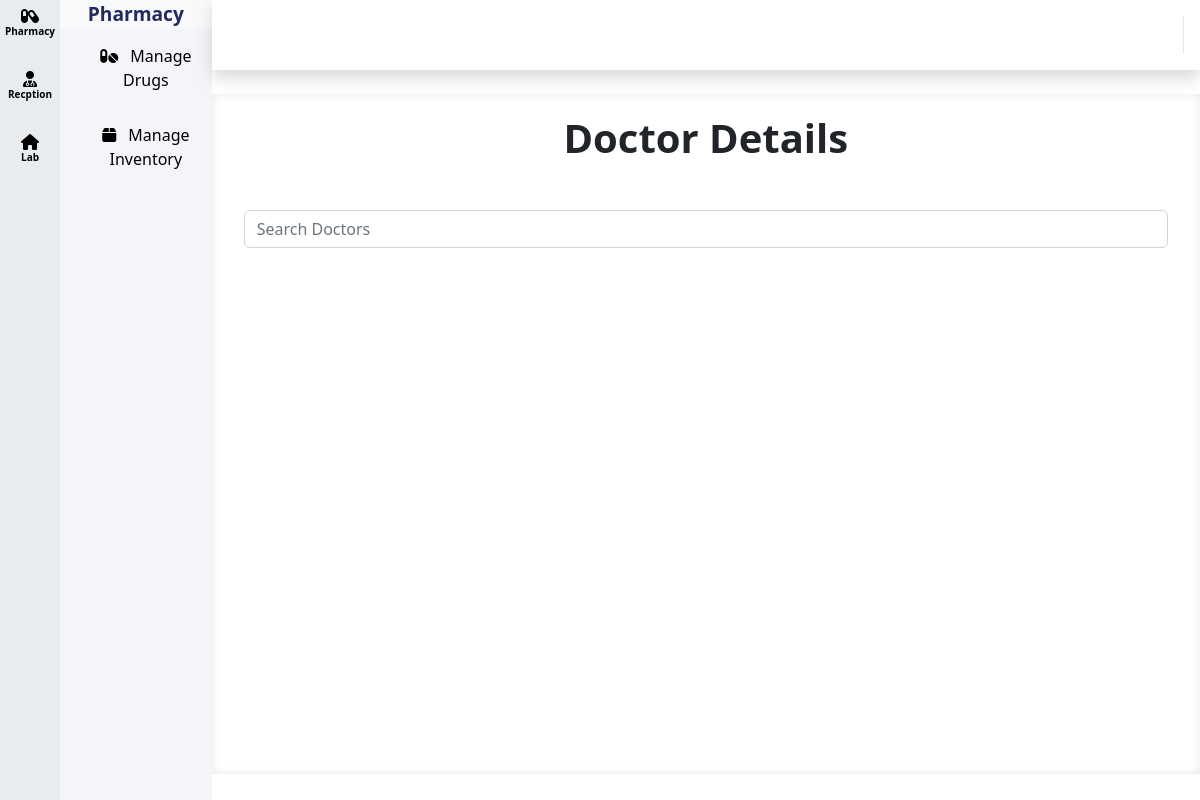
Before: /modules/staff/views/doctors_list.php with the older database file.
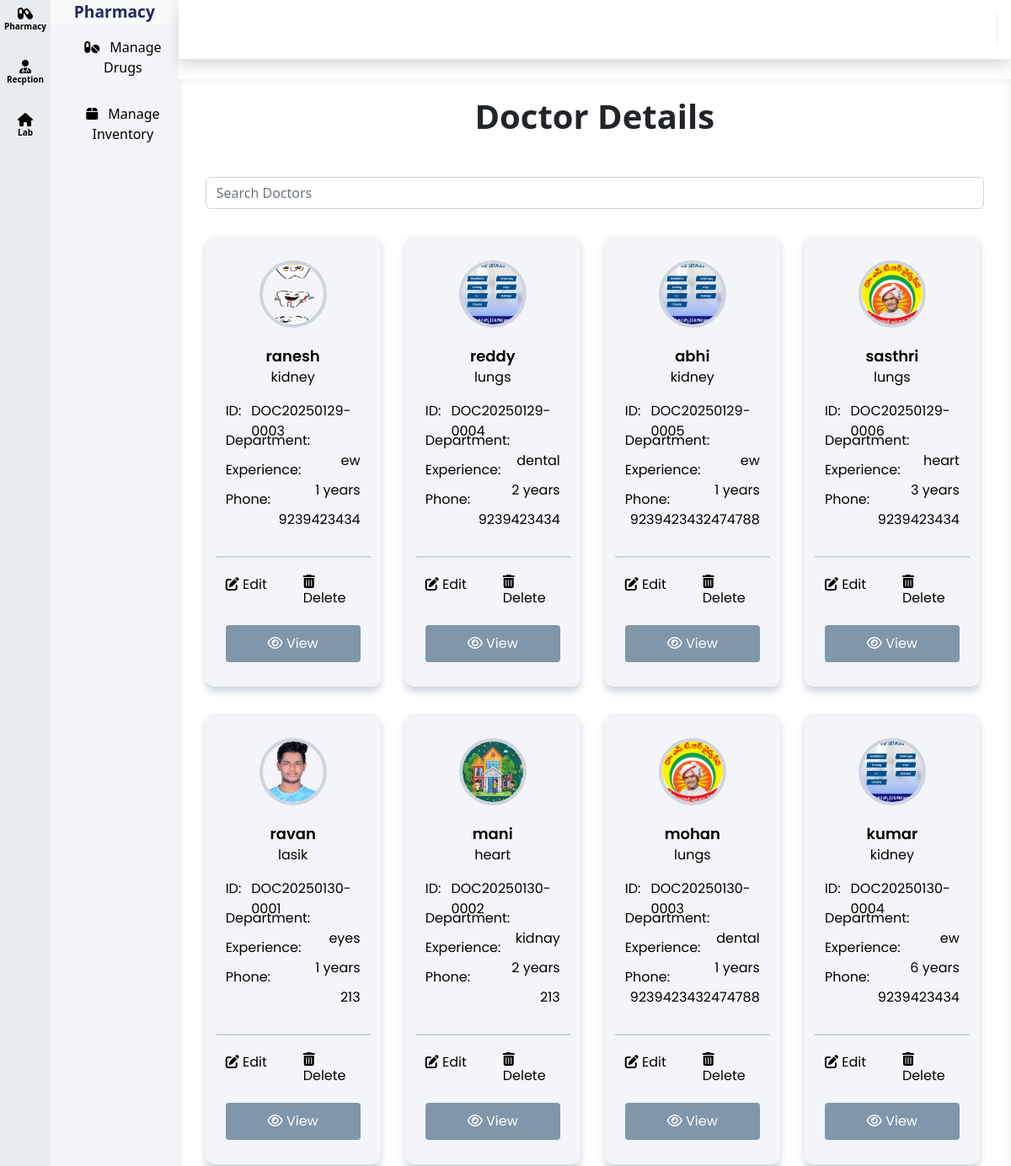
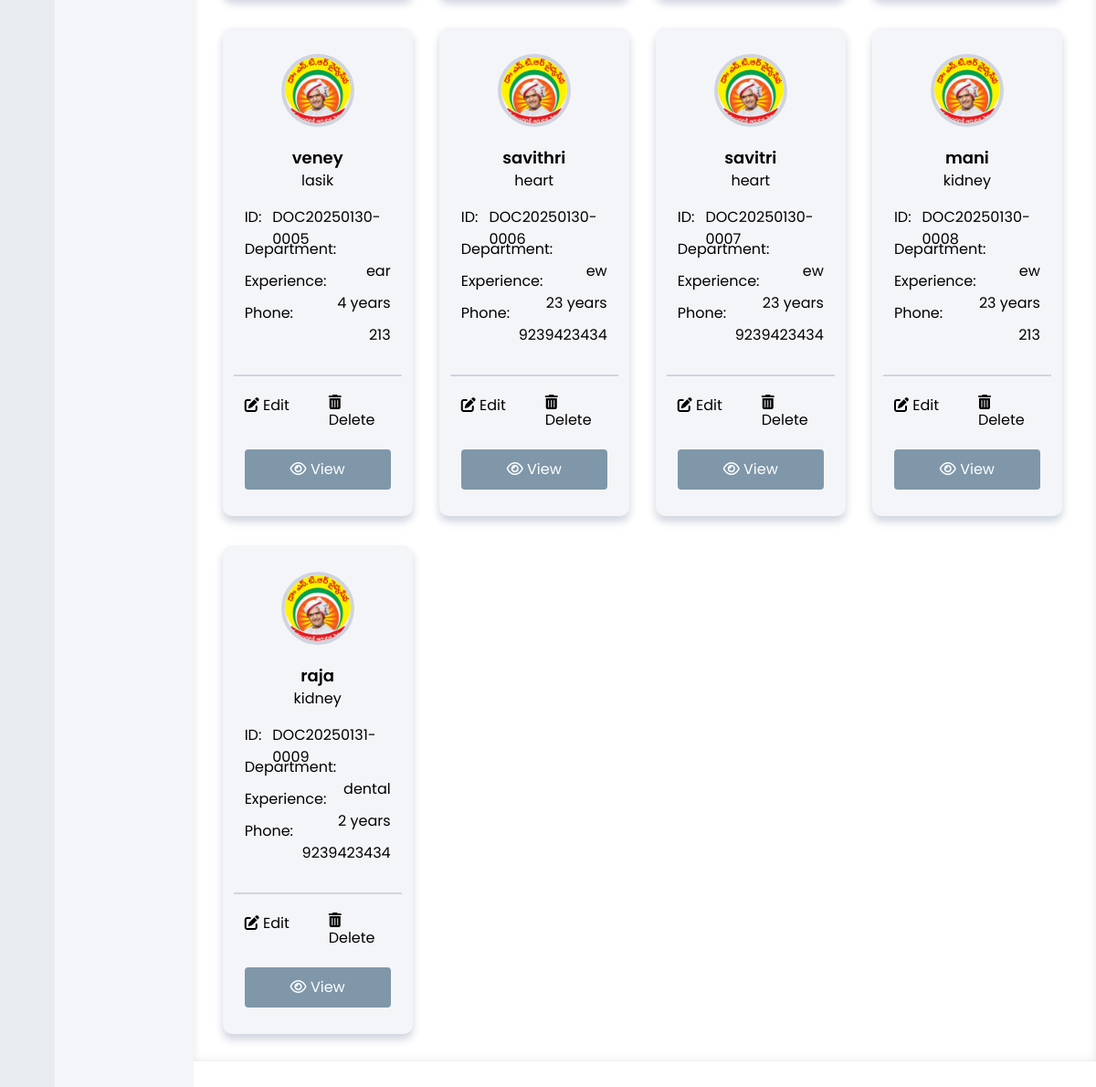
After: the same page with the newer database file (2 pictures, top to bottom).
### tables this page shows
CREATE TABLE `doctors_list` (
  `doctor_id` varchar(20) NOT NULL,
  `doctor_name` varchar(255) NOT NULL,
  `dob` date NOT NULL,
  `gender` enum('Male','Female','Other') NOT NULL,
  `phone` varchar(20) NOT NULL,
  `email` varchar(100) NOT NULL,
  `specialization` varchar(100) NOT NULL,
  `qualification` varchar(255) NOT NULL,
  `experience` int(11) NOT NULL,
  `registration_number` varchar(100) NOT NULL,
  `join_date` date DEFAULT NULL,
  `department` varchar(100) NOT NULL,
  `shift_timings` varchar(50) DEFAULT NULL,
  `username` varchar(50) NOT NULL,
  `password` varchar(255) NOT NULL,
  `address` text DEFAULT NULL,
  `profile_image` varchar(255) DEFAULT NULL,
  `salary` decimal(10,2) DEFAULT NULL,
  `bank_account` varchar(50) DEFAULT NULL,
  `tax_id` varchar(50) DEFAULT NULL,
  `availability_days` varchar(50) DEFAULT NULL,
  `consultation_hours` varchar(50) DEFAULT NULL,
  `certificates` text DEFAULT NULL,
  `created_at` timestamp NOT NULL DEFAULT current_timestamp(),
  `updated_at` timestamp NOT NULL DEFAULT current_timestamp() ON UPDATE current_timestamp()
);

### modules/staff/views/doctors_list.php (the view, shortened to what this page needs)
<div id="wrapper">
    <?php
    include "../../../includes/sidebar.php";
    include "../../../includes/header.php";
    include "../../../config/db.php";
    $doctor_stmt = $pdo->prepare("SELECT * FROM doctors_list ORDER BY doctor_id ASC");
    $doctor_stmt->execute();
    $doctors = $doctor_stmt->fetchAll(PDO::FETCH_ASSOC);
    ?>
    <div id="content-wrapper" class="d-flex flex-column bg-white">
        <div id="content">
            <h1 class="text-center mb-5"><strong>Doctor Details</strong></h1>
            <div class="container mb-3">
                <input type="text" id="doctorSearch" class="form-control" placeholder="Search Doctors">
            </div>
            <div class="container scroll_bar_y">
                <div class="row">
                    <?php foreach ($doctors as $doctor): ?>
                        <div class="col-md-3 my-3">
                            <div class="card-client  ">
                                <?php
                                $profile_folder = "../../../assets/uploads/doctors_profiles/";
                                $profile_image = !empty($doctor['profile_image']) ? $profile_folder . $doctor['profile_image'] : "../../../assets/uploads/doctors_profiles/default.png";
                                ?>
                                <div class="user-picture">
                                    <img src="<?php echo $profile_image; ?>" alt="User Profile" style="width: 100px; height: 100px; border-radius: 50%;">
                                </div>
                                <div class="text-center">
                                    <p class="name-client">
                                        <?php echo htmlspecialchars($doctor['doctor_name']); ?>
                                    </p>
                                    <p><?php echo htmlspecialchars($doctor['specialization']); ?></p>
                                </div>
                                <div class="row mt-3">
                                    <div class="col-2">
                                        <div class="text_side_left div_text_space">
                                            <p>ID:</p>
                                        </div>
                                        <div class="text_side_left div_text_space">
                                            <p>Department:</p>
                                        </div>
                                        <div class="text_side_left div_text_space">
                                            <p>Experience:</p>
                                        </div>
                                        <div class="text_side_left div_text_space">
                                            <p>Phone:</p>
                                        </div>
                                    </div>
                                    <div class="col-10   ">
                                        <div class="text_side_right div_text_space">
                                            <p class="doctor_id"><?php echo htmlspecialchars($doctor['doctor_id']); ?> </p>
                                        </div>
                                        <div class="text_side_right div_text_space">
                                            <p class="department"><?php echo htmlspecialchars($doctor['department']); ?> </p>
                                        </div>
                                        <div class="text_side_right div_text_space">
                                            <p class="experience"> <?php echo htmlspecialchars($doctor['experience']); ?> years</p>
                                        </div>
                                        <div class="text_side_right div_text_space">
                                            <p class="phone"> <?php echo htmlspecialchars($doctor['phone']); ?></p>
                                        </div>
                                    </div>
                                </div>
                                <div class="social-media row">
                                    <div class="col-6">
                                        <a class="edit-doctor" href="edit_doctor.php?id=<?php echo $doctor['doctor_id']; ?>">
                                            <i class="fa-solid fa-pen-to-square"></i> Edit
                                        </a>
                                    </div>
                                    <div class="col-6 ">
                                        <div class="text_side_right  ">
                                            <a href="#" class="delete-doctor" data-id="<?php echo $doctor['doctor_id']; ?>">
                                                <i class="fa-solid fa-trash-can"></i> Delete
                                            </a>
                                        </div>
                                    </div>
                                </div>
                                <div class=" view_profile_card_bg">
                                    <a class="text_dec" href="view_doctor.php?id=<?php echo urlencode($doctor['doctor_id']); ?>">
                                        <div class=" padding_space"> <i class="fa-regular fa-eye"></i> View </div>
                                    </a>
                                </div>
                            </div>
                        </div>
                    <?php endforeach; ?>
                </div>
            </div>
        </div>
    </div>
</div>

### includes/sidebar.php (shortened to what this page needs)
<ul class="navbar-nav category-sidebar sidebar-dark accordion" id="categorySidebar" style="background-color: #e8ecef; width: 60px; position: fixed; top: 0; bottom: 0; left: 0;">
    <li class="nav-item ">
        <a class="nav-link text-center category-link " href="#" data-category="pharmacy">
            <i class="fa-solid fa-capsules  all_black_icon "></i>
            <p class=" all_black    ">Pharmacy</p>
        </a>
    </li>
    <li class="nav-item">
        <a class="nav-link text-center category-link" href="#" data-category="recption">
            <i class="fa-solid fa-user-md all_black_icon"></i>
            <p class=" all_black    ">Recption</p>
        </a>
    </li>
    <li class="nav-item">
        <a class="nav-link text-center category-link" href="#" data-category="lab">
            <i class="fa-solid fa-house all_black_icon"></i>
            <p class=" all_black    ">Lab</p>
        </a>
    </li>
</ul>
<ul class="navbar-nav main-sidebar sidebar-dark accordion" id="accordionSidebar" style="background-color: #F4F5F9; margin-left: 60px;  ">
</ul>

### includes/header.php (shortened to what this page needs)
<!DOCTYPE html>
<html lang="en">
<head>
    <link href="vendor/fontawesome-free/css/all.min.css" rel="stylesheet" type="text/css">
    <link rel="stylesheet" href="https://cdnjs.cloudflare.com/ajax/libs/font-awesome/6.0.0-beta3/css/all.min.css">
    <link rel="stylesheet" href="https://cdnjs.cloudflare.com/ajax/libs/bootstrap/5.2.0/css/bootstrap.min.css">
    <link rel="stylesheet" href="https://cdn.jsdelivr.net/npm/bootstrap@5.2.3/dist/css/bootstrap.min.css">
    <link rel="stylesheet" href="https://cdnjs.cloudflare.com/ajax/libs/font-awesome/6.0.0-beta3/css/all.min.css">
    <link href="https://cdnjs.cloudflare.com/ajax/libs/font-awesome/6.0.0/css/all.min.css" rel="stylesheet">
    <link href="/Hospital-management-system-own/assets/css/sb-admin-2.min.css" rel="stylesheet">
    <link href="/Hospital-management-system-own/assets/css/style.css" rel="stylesheet">
    <link rel="stylesheet" href="https://cdn.datatables.net/1.13.7/css/jquery.dataTables.min.css">
    <link href="https://cdn.jsdelivr.net/npm/bootstrap@5.2.0/dist/css/bootstrap.min.css" rel="stylesheet">
</head>
<body>
    <div id="layout-wrapper">
        <header id="page-topbar">
            <div class="navbar-header">
                <nav class="navbar navbar-expand navbar-light bg-white topbar mb-4 static-top shadow ">
                    <ul class="navbar-nav ml-auto">
                    </ul>
                </nav>
            </div>
        </header>

### assets/css/style.css (style rules this page uses)
.scroll_bar_y { overflow-y: 50px !important; }
#wrapper { height: 100vh !important; }
#content-wrapper { flex: 1 !important; overflow-y: auto !important; height: 85vh !important; padding: 20px !important; box-shadow: inset 0px 0px 10px rgba(0, 0, 0, 0.1) !important; }
.all_black { color: black !important; font-size: 10px !important; font-weight: 800 !important; }
.all_black_icon { color: black !important; }
@media (min-width:1200px) { .card-client { width: auto; } }
@media (max-width:1200px) { .card-client { width: 13rem; } }
.card-client { background: #F4F5F9; padding-top: 25px; padding-bottom: 25px; padding-left: 20px; padding-right: 20px; border: 4px solid #50545400; box-shadow: 0 6px 10px rgba(207, 212, 222, 1); border-radius: 10px; color: #000000; font-family: "Poppins", sans-serif; transition: all 0.3s ease; }
.user-picture { overflow: hidden; object-fit: cover; width: 5rem; height: 5rem; border: 4px solid rgba(207, 212, 222, 1); border-radius: 999px; display: flex; justify-content: center; align-items: center; margin: auto; }
.name-client { margin: 0; margin-top: 20px; font-weight: 600; font-size: 18px; }
.social-media:before { content: " "; display: block; width: 100%; height: 2px; margin: 20px 0; background: rgba(207, 212, 222, 1); }
.social-media a { position: relative; margin-right: 15px; text-decoration: none; color: inherit; }
.social-media a:last-child { margin-right: 0; }
.text_side_right { display: flex; flex-direction: row; justify-content: right; }
.text_side_left { display: flex; flex-direction: row; justify-content: left; }
.div_text_space { margin-bottom: -5px; }
.view_profile_card_bg { background-color: #7f97a9; margin-top: 20px; text-align: center; text-decoration: none; border-radius: 4px; }
.text_dec { text-decoration: none; color: white; }
.padding_space { padding: 10px 20px; }

Changed rows visible on the page:
added doctors_list: profile_image (picture), doctor_name "ranesh", specialization "kidney", doctor_id "DOC20250129-0003", department "ew", experience "1", phone "9239423434"
added doctors_list: profile_image (picture), doctor_name "reddy", specialization "lungs", doctor_id "DOC20250129-0004", department "dental", experience "2", phone "9239423434"
added doctors_list: profile_image (picture), doctor_name "abhi", specialization "kidney", doctor_id "DOC20250129-0005", department "ew", experience "1", phone "9239423432474788"
added doctors_list: profile_image (picture), doctor_name "sasthri", specialization "lungs", doctor_id "DOC20250129-0006", department "heart", experience "3", phone "9239423434"
added doctors_list: profile_image (picture), doctor_name "ravan", specialization "lasik", doctor_id "DOC20250130-0001", department "eyes", experience "1", phone "213"
added doctors_list: profile_image (picture), doctor_name "mani", specialization "heart", doctor_id "DOC20250130-0002", department "kidnay", experience "2", phone "213"
added doctors_list: profile_image (picture), doctor_name "mohan", specialization "lungs", doctor_id "DOC20250130-0003", department "dental", experience "1", phone "9239423432474788"
added doctors_list: profile_image (picture), doctor_name "kumar", specialization "kidney", doctor_id "DOC20250130-0004", department "ew", experience "6", phone "9239423434"
added doctors_list: profile_image (picture), doctor_name "veney", specialization "lasik", doctor_id "DOC20250130-0005", department "ear", experience "4", phone "213"
added doctors_list: profile_image (picture), doctor_name "savithri", specialization "heart", doctor_id "DOC20250130-0006", department "ew", experience "23", phone "9239423434"
added doctors_list: profile_image (picture), doctor_name "savitri", specialization "heart", doctor_id "DOC20250130-0007", department "ew", experience "23", phone "9239423434"
added doctors_list: profile_image (picture), doctor_name "mani", specialization "kidney", doctor_id "DOC20250130-0008", department "ew", experience "23", phone "213"
added doctors_list: profile_image (picture), doctor_name "raja", specialization "kidney", doctor_id "DOC20250131-0009", department "dental", experience "2", phone "9239423434"
